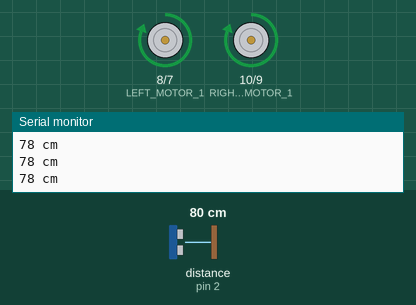
Recording of a sketch running on a simulated Arduino Uno, built with avr-gcc and run on an emulated ATmega328P. Parts: motor-driver pin pairs drawn as motors (green arrow = first pin HIGH = forward, orange = second pin HIGH = backward, longer = more drive), the last lines printed to the serial monitor. Wiring (inferred from the names in the program): ultrasonic range finder: trigger pin 3; echo pin 2. The test bench sets the inputs (shaded band); at power-on: distance to the obstacle (sensor on pin 2) 80 cm. The echo pulse lasts 58.3 µs per cm.

Above: at 1.2 s.
1.3 s: distance to the obstacle (sensor on pin 2) set to 22 cm
4.3 s: distance to the obstacle (sensor on pin 2) set to 19 cm
At 5.2 s:
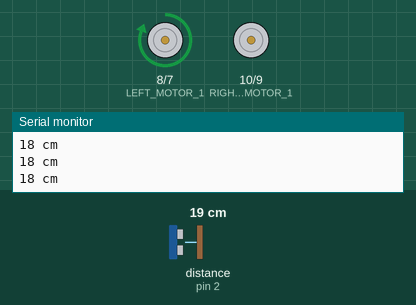
5.8 s: distance to the obstacle (sensor on pin 2) set to 35 cm
At 6.4 s:
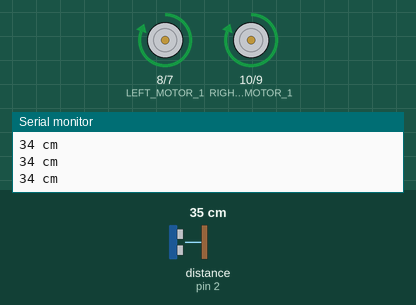
7.3 s: distance to the obstacle (sensor on pin 2) set to 18 cm
At 8.7 s:
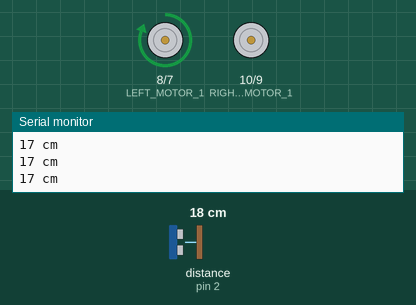
Timing chart, 0 to 9.8 s (numbered marks = the images above; inputs shaded):
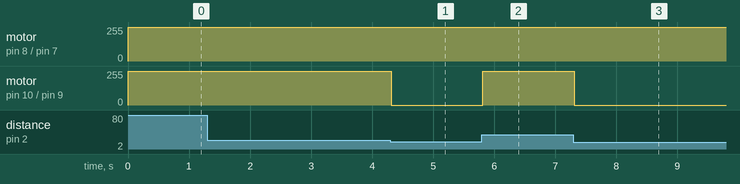

Measured:
- the behaviour switches between 21 and 20 cm on distance to the obstacle (sensor on pin 2) (found by bisection; images 0 and 1)
- after the input at 4.3 s, motor on pin 10 (RIGHT_MOTOR_1) / pin 9 (RIGHT_MOTOR_2): forward 255/255 → stopped at once
- after the input at 5.8 s, motor on pin 10 (RIGHT_MOTOR_1) / pin 9 (RIGHT_MOTOR_2): stopped → forward 255/255 at once
- after the input at 7.3 s, motor on pin 10 (RIGHT_MOTOR_1) / pin 9 (RIGHT_MOTOR_2): forward 255/255 → stopped at once

The sketch:

Robot.ino
```cpp
#define echoPin 2 // attach pin D2 to pin Echo of HC-SR04
#define trigPin 3 //attach pin D3 to pin Trig of HC-SR04

long duration;
int distance;
const int RIGHT_MOTOR_1 = 10;
const int RIGHT_MOTOR_2 = 9;

const int LEFT_MOTOR_1 = 8;
const int LEFT_MOTOR_2 = 7;

const int SENSOR = A0;

void setup() {
  pinMode(RIGHT_MOTOR_1, OUTPUT);
  pinMode(RIGHT_MOTOR_2, OUTPUT);
  pinMode(LEFT_MOTOR_1, OUTPUT);
  pinMode(LEFT_MOTOR_2, OUTPUT);
  Serial.begin(9600);
  pinMode(trigPin, OUTPUT);
  pinMode(echoPin, INPUT);
  Serial.begin(9600);
  Serial.println("Ultrasonic Sensor HC-SR04 Test");
  Serial.println("with Arduino UNO R3");
}

void loop() {
  digitalWrite(trigPin, LOW);
  delayMicroseconds(2);
  digitalWrite(trigPin, HIGH);
  delayMicroseconds(10);
  digitalWrite(trigPin, LOW);
  duration = pulseIn(echoPin, HIGH);
  distance = duration * 0.034 / 2;
  Serial.print(distance);
  Serial.println(" cm");
  if (distance < 20) {
    digitalWrite(RIGHT_MOTOR_1, LOW);
    digitalWrite(RIGHT_MOTOR_2, LOW);
    digitalWrite(LEFT_MOTOR_1, HIGH);
    digitalWrite(LEFT_MOTOR_2, LOW);

  }
  else {
    digitalWrite(RIGHT_MOTOR_1, HIGH);
    digitalWrite(RIGHT_MOTOR_2, LOW);
    digitalWrite(LEFT_MOTOR_1, HIGH);
    digitalWrite(LEFT_MOTOR_2, LOW);
  }
}
```

Robot.cc
```cpp
#define echoPin 2 // attach pin D2 to pin Echo of HC-SR04
#define trigPin 3 //attach pin D3 to pin Trig of HC-SR04

long duration;
int distance;
const int RIGHT_MOTOR_1 = 10;
const int RIGHT_MOTOR_2 = 9;

const int LEFT_MOTOR_1 = 8;
const int LEFT_MOTOR_2 = 7;

const int SENSOR = A0;

void setup() {
  pinMode(RIGHT_MOTOR_1, OUTPUT);
  pinMode(RIGHT_MOTOR_2, OUTPUT);
  pinMode(LEFT_MOTOR_1, OUTPUT);
  pinMode(LEFT_MOTOR_2, OUTPUT);
  Serial.begin(9600);
  pinMode(trigPin, OUTPUT);
  pinMode(echoPin, INPUT);
  Serial.begin(9600);
  Serial.println("Ultrasonic Sensor HC-SR04 Test");
  Serial.println("with Arduino UNO R3");
}

void loop() {
  digitalWrite(trigPin, LOW);
  delayMicroseconds(2);
  digitalWrite(trigPin, HIGH);
  delayMicroseconds(10);
  digitalWrite(trigPin, LOW);
  duration = pulseIn(echoPin, HIGH);
  distance = duration * 0.034 / 2;
  Serial.print(distance);
  Serial.println(" cm");
  if (distance < 10) {
    digitalWrite(RIGHT_MOTOR_1, LOW);
    digitalWrite(RIGHT_MOTOR_2, LOW);
    digitalWrite(LEFT_MOTOR_1, HIGH);
    digitalWrite(LEFT_MOTOR_2, LOW);

  }
  else {
    digitalWrite(RIGHT_MOTOR_1, HIGH);
    digitalWrite(RIGHT_MOTOR_2, LOW);
    digitalWrite(LEFT_MOTOR_1, HIGH);
    digitalWrite(LEFT_MOTOR_2, LOW);
  }
}
```
